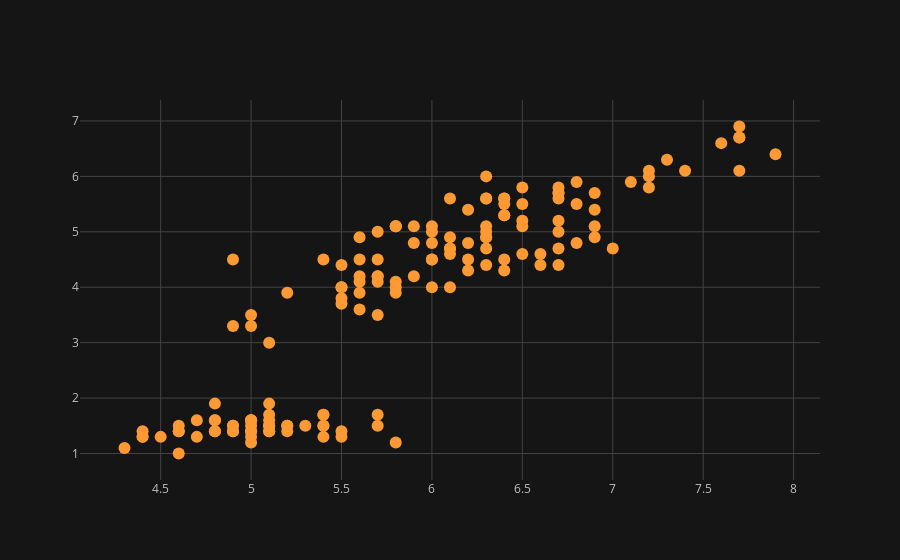

The cell this chart's notebook holds for it:
### Code cell
df.iplot(x='sepal_length',y='petal_length',kind='scatter',mode='markers')

### Figure 1 — Plotly figure (JSON) as saved in the notebook; plotly's stock layout.template omitted (floating-point values rounded to 4 significant figures; data arrays with more than 128 entries replaced by an {"elided": "..."} marker saying what was removed)
{"data": [{"line": {"color": "rgba(255, 153, 51, 1.0)", "dash": "solid", "shape": "linear", "width": 1.3}, "marker": {"size": 12, "symbol": "circle"}, "mode": "markers", "name": "petal_length", "text": "", "type": "scatter", "x": {"elided": "150 float values"}, "y": {"elided": "150 float values"}}], "layout": {"legend": {"bgcolor": "#151516", "font": {"color": "#D9D9D9"}}, "paper_bgcolor": "#151516", "plot_bgcolor": "#151516", "title": {"font": {"color": "#D9D9D9"}}, "xaxis": {"gridcolor": "#434343", "showgrid": true, "tickfont": {"color": "#C2C2C2"}, "title": {"font": {"color": "#D9D9D9"}, "text": ""}, "zerolinecolor": "#666570"}, "yaxis": {"gridcolor": "#434343", "showgrid": true, "tickfont": {"color": "#C2C2C2"}, "title": {"font": {"color": "#D9D9D9"}, "text": ""}, "zerolinecolor": "#666570"}}}
